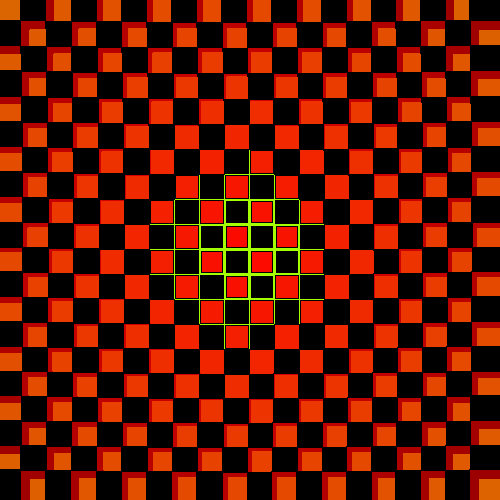
Frame 1 (no input)
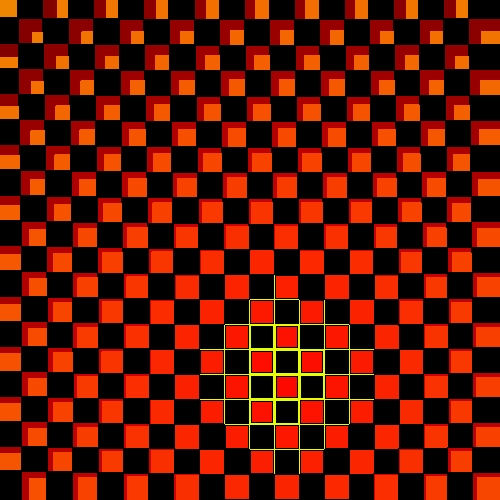
Frame 60 (the mouse pressed at the canvas centre just before this capture)
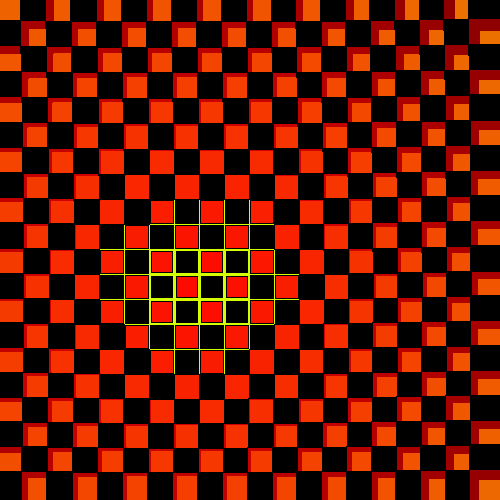
Frame 120 (the mouse held since frame 60 and released just before this capture)

The Processing sketch that drew these frames (run headless with seeded random() and noise(); from frame 60 on, the mouse is pressed at the canvas centre):

// Processing sketch: efectoSombraAutomata
// ── efectoSombraAutomata.pde
//threadit.app << web para grabar videos
int cant = 20;
int ubic;
float tam, px, py;
void setup() {
  size(500, 500);
  ubic = width/cant;

  px = width/2;
  py = height/2;
  rectMode(CENTER);
}
void draw() {
  background(random(255), 255, 0);

  for (int x=0; x<cant; x++) {
    for (int y =0; y<cant; y++) {
      px += random(-1, 1);
      py += random(-1, 1);
      float distan = dist(px, py, x*ubic+ubic/2, y*ubic+ubic/2 );
      tam = map(distan, 0, dist(0, 0, width, height), 20, ubic*2  );
      float tono = map(distan, 0, dist(0, 0, width, height), 250, 50  );
      if ((x+y)%2==0) {
        fill(255, 0, 0, tono);
      } else {
        fill(0);
      }

      rect(x*ubic+ubic/2, y*ubic+ubic/2, tam, tam);
    }
  }
}
void mousePressed() {
  tam = random(20, ubic);
}
